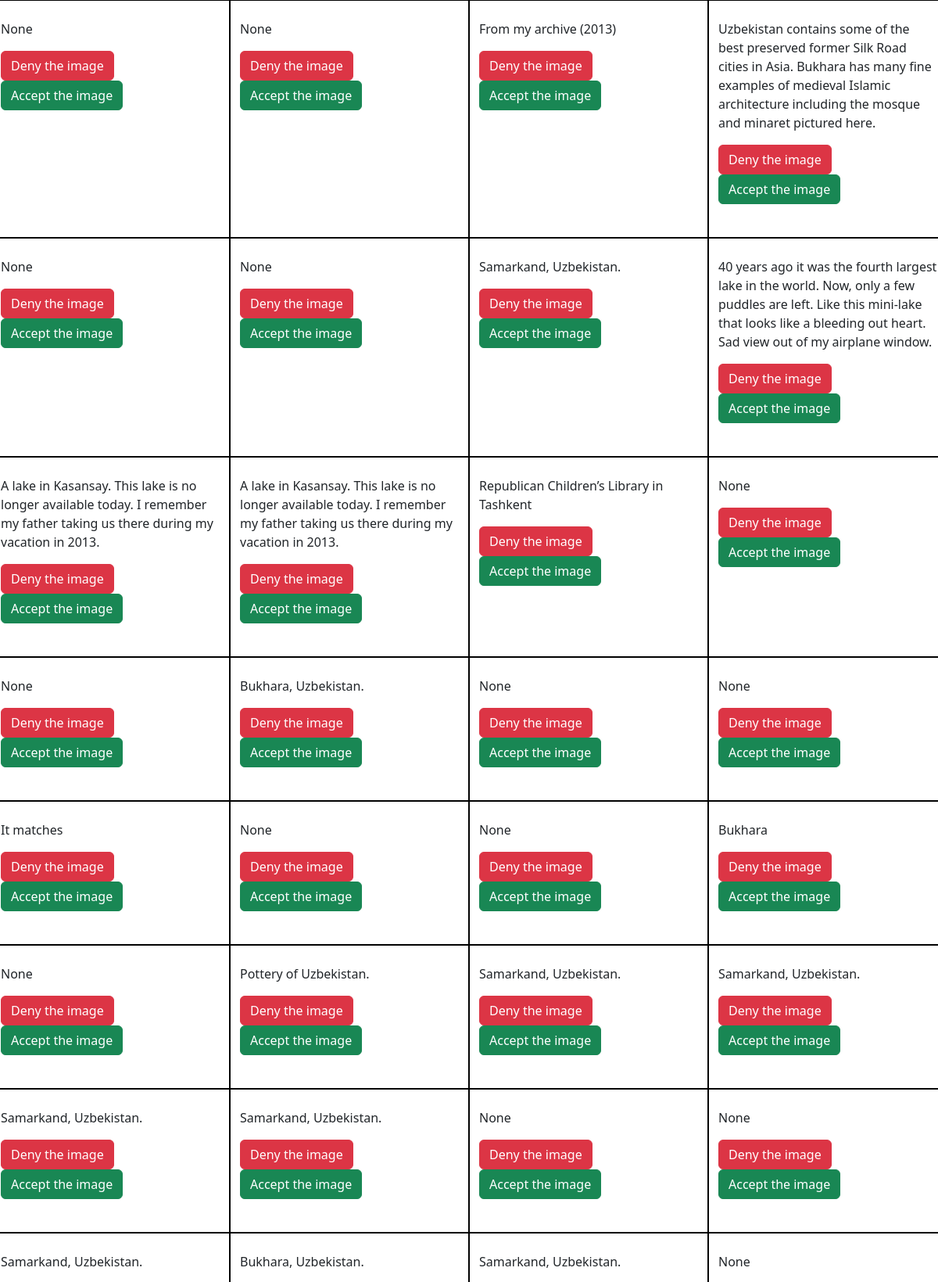
/to-insta (upper part), run on the app's committed database.
### main/models.py (models this page shows, shortened)
class Images(models.Model):
    url = models.TextField(unique=True)
    description = models.TextField(null = True)
    randomized = models.IntegerField(null=True)
    is_active = models.BooleanField(default=True)
    author = models.ForeignKey(User, on_delete=models.SET_NULL, null=True)
    is_published_insta= models.BooleanField(default=False)
    low = models.URLField(max_length=500, null = True)
    def save(self, *args, **kwargs) -> None:
        if self.randomized == None:
            self.randomized = random.randint(1,10000)
        return super().save(*args, **kwargs)
    class Meta:
        ordering = ['randomized']
    class User():
        def save(self, *args, **kwargs):
            if not User.objects.filter(email = self.email).first():
                return super().save(*args, **kwargs)

### main/views.py (the view)
# urls.py: path('to-insta', views.to_insta, name='to_insta'),
def to_insta(request):
    images = models.Images.objects.filter(is_published_insta = False).order_by('-id')
    return render(request, 'to_insta.html', {'images': images})

### templates/to_insta.html (shortened to what this page needs)
<!doctype html>
<html lang="en">
  <head>
    <link href="https://cdn.jsdelivr.net/npm/bootstrap@5.3.3/dist/css/bootstrap.min.css" rel="stylesheet">
  </head>
  <body>
    <div class="row">
        {%for i in images%}
        <div class="col-3" style="border: 1px solid black;">
            <p>{{i.description}}</p>
            <div class="col-12 mb-5" style="height: 70px;">
                <button class="btn btn-danger">Deny the image</button>
                <a href="{%url 'upload_to_insta' i.id %}"><button class="btn btn-success">Accept the image</button></a>
            </div>
        </div>
        {%endfor%}
    </div>
  </body>
</html>

### data on the page
Images: description "None"
Images: description "None"
Images: description "From my archive (2013)"
Images: description "Uzbekistan contains some of the best preserved former Silk Road cities in Asia. Bukhara has many fine examples of medieval Islamic architecture including the mosque and minaret pictured here."
Images: description "None"
Images: description "None"
Images: description "Samarkand, Uzbekistan."
Images: description "40 years ago it was the fourth largest lake in the world. Now, only a few puddles are left. Like this mini-lake that looks like a bleeding out heart. Sad view out of my airplane window."
Images: description "A lake in Kasansay. This lake is no longer available today. I remember my father taking us there during my vacation in 2013."
Images: description "A lake in Kasansay. This lake is no longer available today. I remember my father taking us there during my vacation in 2013."
Images: description "Republican Children’s Library in Tashkent"
Images: description "None"
Images: description "None"
Images: description "Bukhara, Uzbekistan."
Images: description "None"
Images: description "None"
Images: description "It matches"
Images: description "None"
Images: description "None"
Images: description "Bukhara"
Images: description "None"
Images: description "Pottery of Uzbekistan."
Images: description "Samarkand, Uzbekistan."
Images: description "Samarkand, Uzbekistan."
Images: description "Samarkand, Uzbekistan."
Images: description "Samarkand, Uzbekistan."
Images: description "None"
Images: description "None"
Images: description "Samarkand, Uzbekistan."
Images: description "Bukhara, Uzbekistan."
Images: description "Samarkand, Uzbekistan."
Images: description "None"
